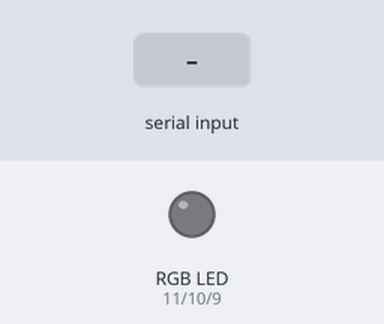
A sketch run on a simulated Arduino Uno, built with avr-gcc and run on an emulated ATmega328P. On the bench: an RGB LED mixed from three pins (HIGH = lit). The inputs (shaded band) are chosen by the test bench. Dim RGB values are drawn brighter than linear.

Above: at 1.2 s.
1.3 s: "90,45,200:" received over Serial
At 4.1 s:
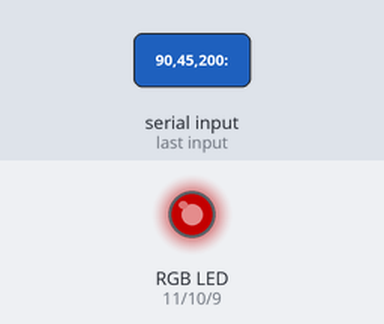
4.3 s: "30,150,10:" received over Serial
At 6.6 s:
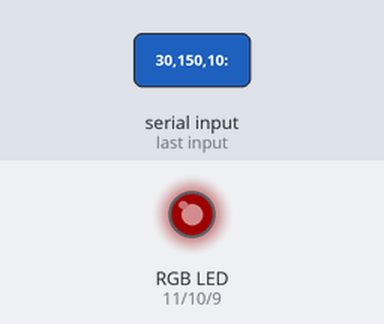
7.3 s: "200:" received over Serial
At 10.1 s:
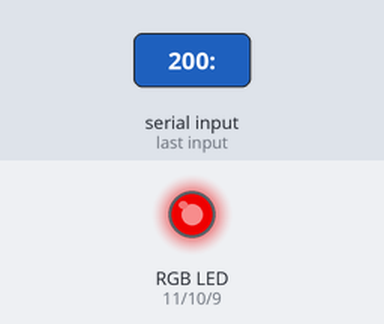
10.3 s: "90,45:" received over Serial
At 13.0 s:
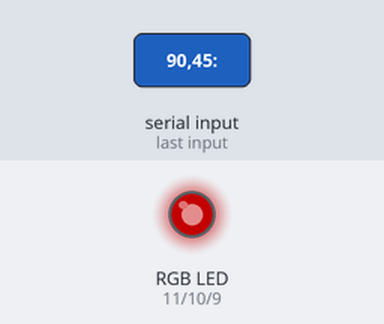
13.3 s: "30,150:" received over Serial
At 15.8 s:
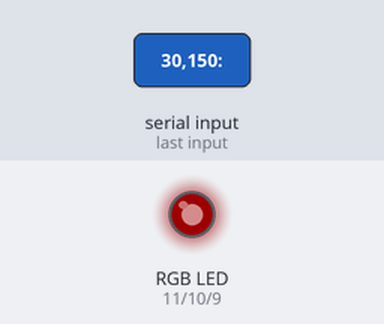
Timing chart, 0 to 17.3 s (numbered marks = the images above; inputs shaded):
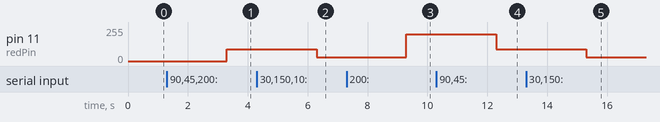

Measured:
- after the input at 1.3 s, pin 11 (redPin): 0/255 → 90/255 after 2.0 s
- after the input at 4.3 s, pin 11 (redPin): 90/255 → 30/255 after 2.0 s
- after the input at 7.3 s, pin 11 (redPin): 30/255 → 200/255 after 2.0 s
- after the input at 10.3 s, pin 11 (redPin): 200/255 → 90/255 after 2.0 s
- after the input at 13.3 s, pin 11 (redPin): 90/255 → 30/255 after 2.0 s

The sketch:

sketch_mar24a.ino
```cpp
int redPin=11;
int greenPin=10;
int bluePin=9;
int redVal=255;
int greenVal=255;
int blueVal=255;
String cmd;
void setup() {
  Serial.begin(115200);
  pinMode(redPin,OUTPUT);
  pinMode(greenPin,OUTPUT);
  pinMode(bluePin,OUTPUT);
}

void loop() {
  //while there is no data do nothing
  while(Serial.available()==0){}
  redVal=Serial.readStringUntil(':').toInt();
  greenVal=Serial.readStringUntil(':').toInt();
  blueVal=Serial.readStringUntil("\r").toInt();
  analogWrite(redPin,redVal);
  analogWrite(greenPin,greenVal);
  analogWrite(bluePin,blueVal);

  if(cmd=="off"){
    analogWrite(redPin,0);
    analogWrite(greenPin,0);
    analogWrite(bluePin,0);
  }

}
```
